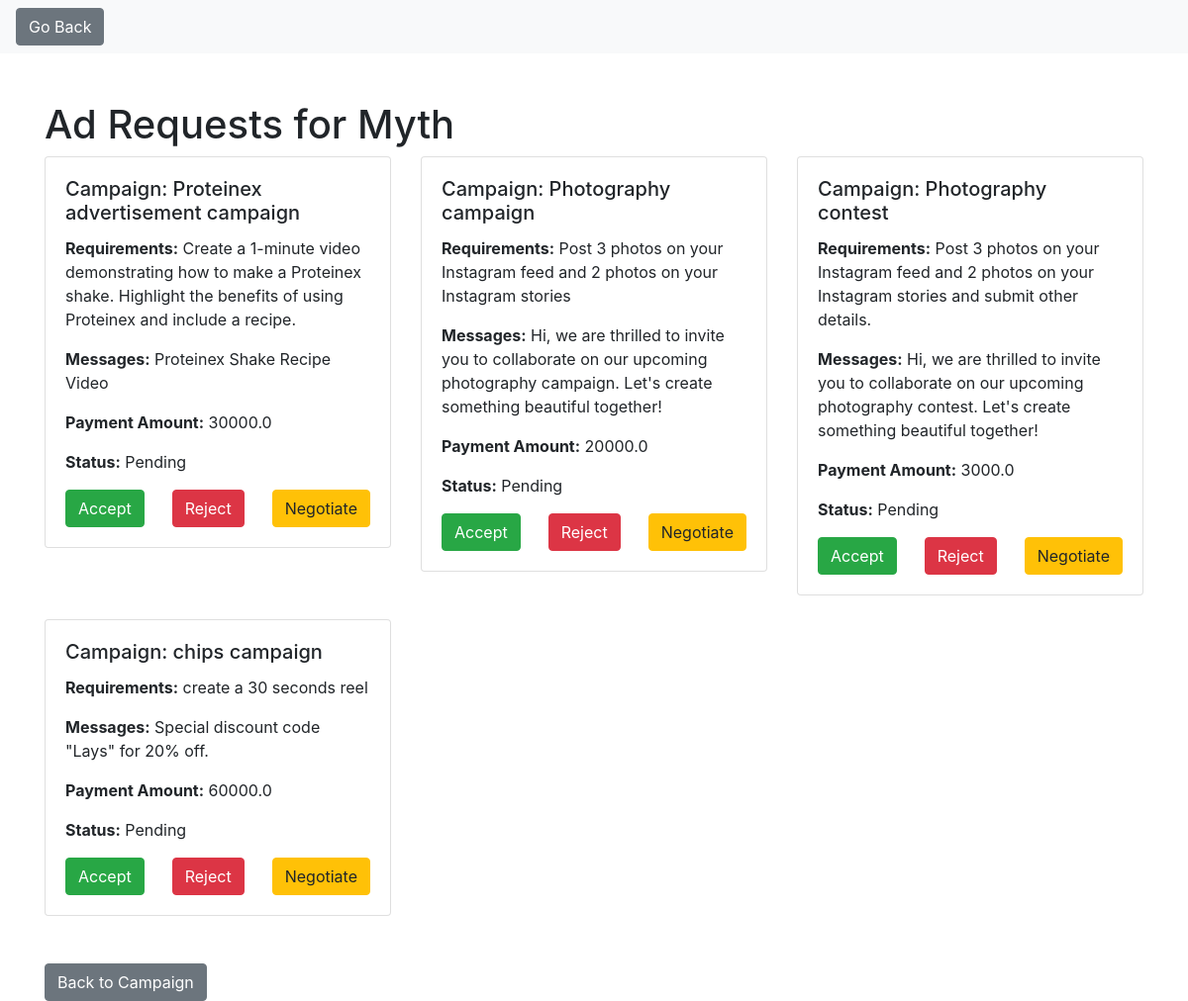
The app's page /influencer_priv_adrequests/1 (signed in) with its own data.
### models.py (models this page shows, shortened)
class Influencer(db.Model):
    __tablename__ = "influencer"
    id = db.Column(db.Integer, primary_key=True)
    user_id = db.Column(db.Integer, db.ForeignKey('user.id'), nullable=False)
    name = db.Column(db.String(64), nullable=False)
    platform = db.Column(db.String(64), nullable=False)
    niche = db.Column(db.String(64), nullable=False)
    reach = db.Column(db.Integer, nullable=False)
    profile_picture = db.Column(db.String(128))
    campaigns = db.relationship('Campaign', secondary=influencer_campaign_association,
                                back_populates='associated_influencers')
    user = db.relationship('User', back_populates='influencers')
    ads = db.relationship('Ad', backref='influencer', lazy=True)
    def __repr__(self):
        return f"Influencer('{self.name}', '{self.platform}', '{self.niche}', '{self.reach}')"

class Ad(db.Model):
    __tablename__ = 'ad'
    id = db.Column(db.Integer, primary_key=True)
    campaign_id = db.Column(db.Integer, db.ForeignKey('campaign.id'), nullable=False)
    influencer_id = db.Column(db.Integer, db.ForeignKey('influencer.id'), nullable=False)
    messages = db.Column(db.Text, nullable=False)
    requirements = db.Column(db.Text)
    payment_amount = db.Column(db.Float, nullable=False)
    status = db.Column(db.String(50), nullable=False, default='Pending')  # Pending, Accepted, Rejected
    created_at = db.Column(db.DateTime, default=datetime.utcnow)
    def __repr__(self):
        return f"Ad('{self.messages}', '{self.requirements}', '{self.payment_amount}', '{self.status}')"

class Campaign(db.Model):
    __tablename__ = "campaign"
    id = db.Column(db.Integer, primary_key=True)
    name = db.Column(db.String(64), nullable=False)
    date_created = db.Column(db.DateTime, nullable=False, default=datetime.utcnow)
    description = db.Column(db.String(84), nullable=False)
    start_date = db.Column(db.DateTime, nullable=False)
    end_date = db.Column(db.DateTime, nullable=False)
    budget = db.Column(db.Integer, nullable=False)
    visibility = db.Column(db.String(84), nullable=False)
    goals = db.Column(db.String(84), nullable=False)
    niche = db.Column(db.String(64), nullable=False)
    user_id = db.Column(db.Integer, db.ForeignKey('user.id'), nullable=False)
    associated_influencers = db.relationship('Influencer', secondary=influencer_campaign_association,
                                             back_populates='campaigns')
    ads = db.relationship('Ad', backref='campaign', lazy=True)
    user = db.relationship('User', backref='campaigns')

### main.py (the view)
@app.route('/influencer_priv_adrequests/<int:influencer_id>', methods=['GET','POST'])
@login_required
def influencer_priv_adrequests(influencer_id):
    influencer = Influencer.query.get_or_404(influencer_id)
    print(f"Influencer fetched: {influencer}")
    flagged_campaigns = {flag.item_id for flag in Flag.query.filter_by(item_type='Campaign').all()}
    ad_requests = Ad.query.filter_by(influencer_id=influencer_id).all()
    print(f"Ad requests: {ad_requests}")
    ad_requests = [ad for ad in ad_requests if ad.campaign_id not in flagged_campaigns]
    ad_requests_with_campaigns = []
    for ad in ad_requests:
        campaign = Campaign.query.get(ad.campaign_id)
        ad_requests_with_campaigns.append((ad, campaign))
    campaign_id = ad_requests[0].campaign_id if ad_requests else None
    return render_template('influencer_priv_adrequests.html', ad_requests_with_campaigns=ad_requests_with_campaigns, influencer=influencer,campaign_id=campaign_id)

### main.py (called while the page is built)
@login_manager.user_loader
def load_user(user_id):
    return User.query.get(int(user_id))

### models.py (called while the page is built)
    @property
    def is_authenticated(self):
        return True

### templates/influencer_priv_adrequests.html (shortened to what this page needs)
<!DOCTYPE html>
<html lang="en">
  <head>
    <link
      href="https://stackpath.bootstrapcdn.com/bootstrap/4.5.2/css/bootstrap.min.css"
      rel="stylesheet"
    />
  </head>
  <body>
    <nav class="navbar navbar-expand-lg navbar-light bg-light mb-4">
      <button class="btn btn-secondary" onclick="history.back()">
        Go Back
      </button>
    </nav>
    <div class="container mt-5">
      <h1>Ad Requests for {{ influencer.name }}</h1>
      {% set pending_ad_requests_with_campaigns = ad_requests_with_campaigns |
      selectattr('0.status', 'equalto', 'Pending') | list %} {% if
      pending_ad_requests_with_campaigns %}
      <div class="row">
        {% for ad, campaign in pending_ad_requests_with_campaigns %}
        <div class="col-md-4">
          <div class="card mb-4">
            <div class="card-body">
              <h5 class="card-title">Campaign: {{ campaign.name }}</h5>
              <p class="card-text">
                <strong>Requirements:</strong> {{ ad.requirements }}
              </p>
              <p class="card-text">
                <strong>Messages:</strong> {{ ad.messages }}
              </p>
              <p class="card-text">
                <strong>Payment Amount:</strong> {{ ad.payment_amount }}
              </p>
              <p class="card-text"><strong>Status:</strong> {{ ad.status }}</p>
              <div class="d-flex justify-content-between">
                <form
                  method="POST"
                  action="{{ url_for('accept_ad', ad_id=ad.id) }}"
                >
                  <button type="submit" class="btn btn-success">Accept</button>
                </form>
                <form
                  method="POST"
                  action="{{ url_for('reject_ad', ad_id=ad.id) }}"
                >
                  <button type="submit" class="btn btn-danger">Reject</button>
                </form>
                <button
                  class="btn btn-warning"
                  data-toggle="modal"
                  data-target="#negotiateModal{{ ad.id }}"
                >
                  Negotiate
                </button>
              </div>
            </div>
          </div>
        </div>
        {% endfor %}
      </div>
      {% else %}
      <p>No ad requests found.</p>
      {% endif %}
      <div class="mt-4">
        {% if pending_ad_requests_with_campaigns %}
        <a
          href="{{ url_for('campaign_influencer', campaign_id=pending_ad_requests_with_campaigns[0][1].id, influencer_id=influencer.id) }}"
          class="btn btn-secondary"
        >
          Back to Campaign
        </a>
        {% endif %}
      </div>
    </div>
  </body>
</html>

### records on screen
Influencer: name "Myth"
Ad: name "Proteinex advertisement campaign", requirements "Create a 1-minute video demonstrating how to make a Proteinex shake. Highlight the benefits of using Proteinex and include a recipe.", messages "Proteinex Shake Recipe Video", payment_amount "30000.0", status "Pending"
Ad: name "Photography campaign", requirements "Post 3 photos on your Instagram feed and 2 photos on your Instagram stories", messages "Hi, we are thrilled to invite you to collaborate on our upcoming photography campaign. Let's create something beautiful together!", payment_amount "20000.0", status "Pending"
Ad: name "Photography contest", requirements "Post 3 photos on your Instagram feed and 2 photos on your Instagram stories and submit other details.", messages "Hi, we are thrilled to invite you to collaborate on our upcoming photography contest. Let's create something beautiful together!", payment_amount "3000.0", status "Pending"
Ad: name "chips campaign", requirements "create a 30 seconds reel", messages "Special discount code \"Lays\" for 20% off.", payment_amount "60000.0", status "Pending"
